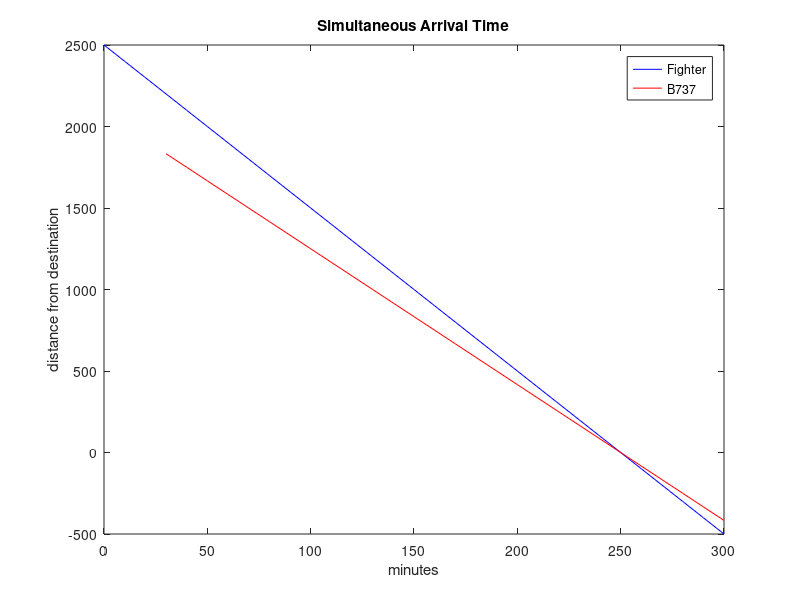

Write the MATLAB code that produced this figure.
x_fighter = 0:10:300;
x_b7 = 30:10:300;
m_fighter = -600/60;
b_fighter = 2500;
minutes_taken_fighter = b_fighter / (-m_fighter);
minutes_taken_b7 = minutes_taken_fighter - 30;
m_b7 = -500/60;
b_b7 = - minutes_taken_b7 * m_b7;

y_fighter = x_fighter * m_fighter + b_fighter;
y_b7 = (x_b7 - 30) * m_b7 + b_b7;

plot(x_fighter,y_fighter,'b',x_b7,y_b7,'r')
title ('Simultaneous Arrival Time');
xlabel('minutes'); ylabel('distance from destination');
legend ("Fighter", "B737");